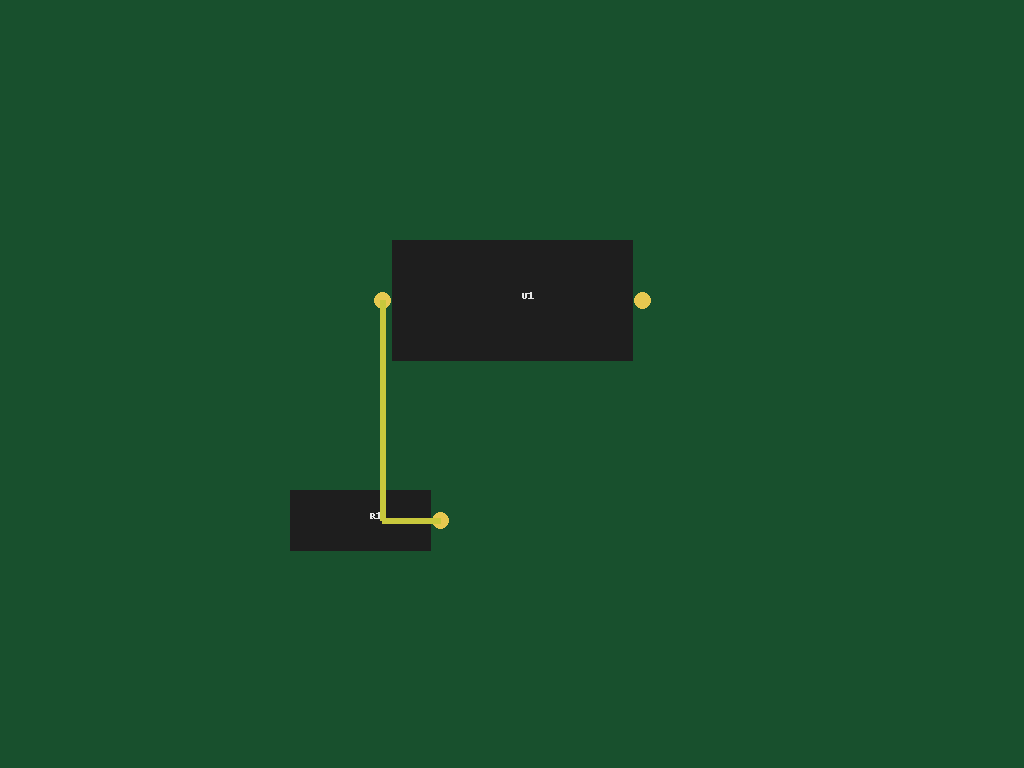
#> input picture docs/media/scene_v1.png, 1024 x 768 px, found by its file name
$ python try_import.py
#> lines starting #> are read from the running program, lines starting #| are printed output that depends on the picture; after the words box and inside, x2 and y2 are one past the last pixel; in counts of white or black regions, pixels touching at a corner belong together; long printed decimals are rounded
### src/pcb_partgraph/detect/pads.py

from typing import List, Dict, Tuple
import math
import numpy as np
from PIL import Image

PAD_COLOR = np.array([230, 200, 80], dtype=np.int16)
COLOR_TOL = 25      # per-channel tolerance
MIN_AREA  = 40      # min pixels in a blob to count

def _pad_mask(image_path: str) -> np.ndarray:

#> called with image_path = '../outputs/scene_v1.png'
    arr = np.asarray(Image.open(image_path).convert("RGB")).astype(np.int16)  # (H,W,3)
    diff = np.abs(arr - PAD_COLOR)                                            # (H,W,3)
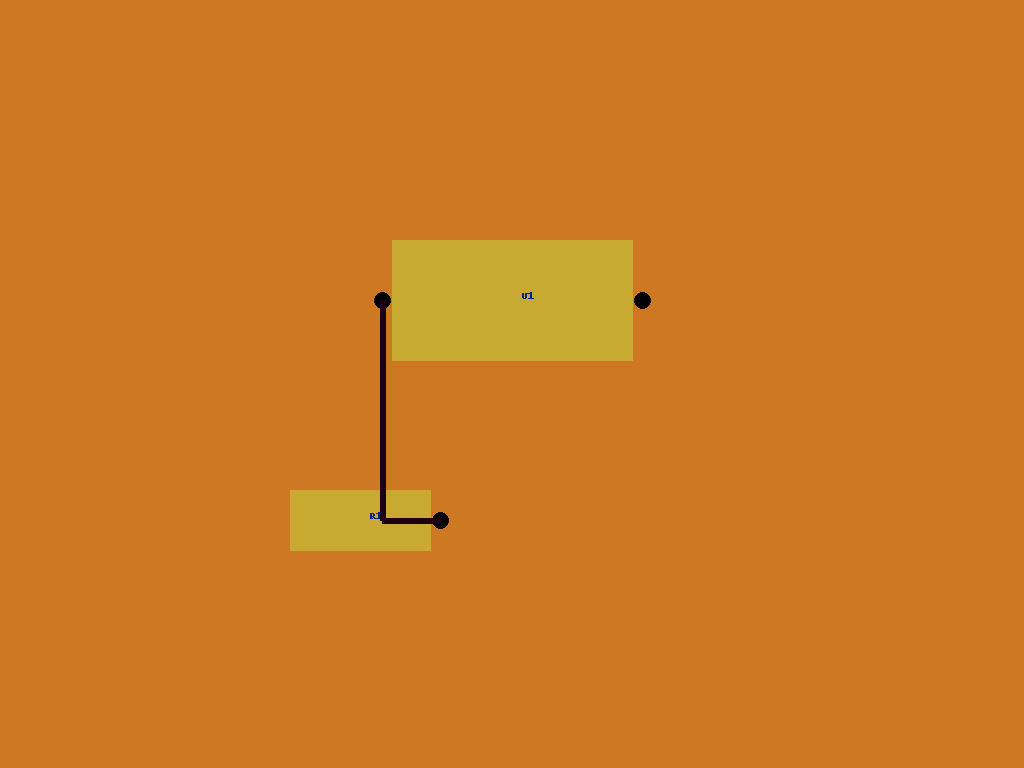
#> diff: shape (768, 1024, 3) int16; mean R, G, B 205.2, 122, 35.7
    return (diff.max(axis=2) <= COLOR_TOL)                                    # (H,W)
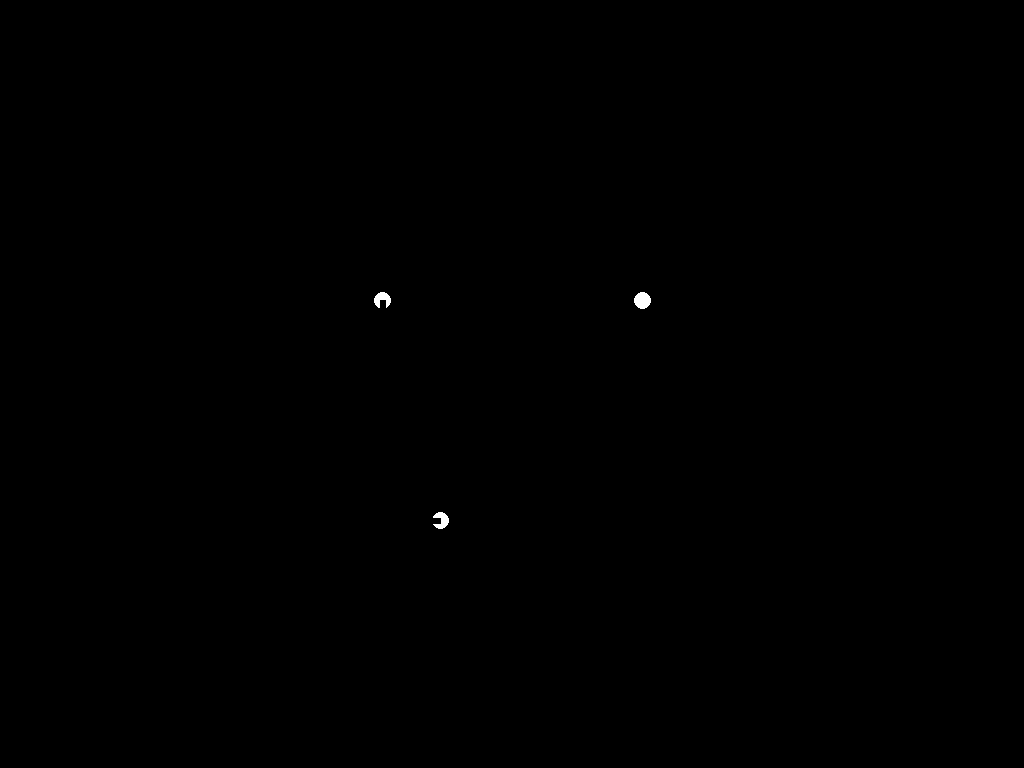
#> returned value: shape (768, 1024) bool; 0.07% white; 3 white regions, box (x1, y1, x2, y2) and area: (634, 292, 651, 309) 221, (374, 292, 391, 308) 168, (433, 512, 449, 529) 168

def _components(mask: np.ndarray) -> List[List[Tuple[int,int]]]:
    h, w = mask.shape
#> h = 768; w = 1024
    seen = np.zeros_like(mask, dtype=bool)
    comps: List[List[Tuple[int,int]]] = []
    for y in range(h):
        for x in range(w):
            if mask[y, x] and not seen[y, x]:
                stack = [(x, y)]
                seen[y, x] = True
                pixels: List[Tuple[int,int]] = []
                while stack:
                    cx, cy = stack.pop()
                    pixels.append((cx, cy))
                    for ny in (cy-1, cy, cy+1):
                        for nx in (cx-1, cx, cx+1):
                            if nx == cx and ny == cy:
                                continue
                            if 0 <= nx < w and 0 <= ny < h and mask[ny, nx] and not seen[ny, nx]:
                                seen[ny, nx] = True
                                stack.append((nx, ny))
                if len(pixels) >= MIN_AREA:
                    comps.append(pixels)
    return comps

def _centroid_and_radius(pixels: List[Tuple[int,int]]) -> Dict[str, float]:
    xs = np.fromiter((p[0] for p in pixels), dtype=np.float32)
    ys = np.fromiter((p[1] for p in pixels), dtype=np.float32)
    cx, cy = float(xs.mean()), float(ys.mean())
#> cx = 381.9; cy = 298.8
    r = float(math.sqrt(len(pixels) / math.pi))
    return {"x": cx, "y": cy, "r": r}

def detect_pads(image_path: str) -> List[Dict[str, float]]:
    mask = _pad_mask(image_path)
    return [_centroid_and_radius(pix) for pix in _components(mask)]

### src/pcb_partgraph/__init__.py
__version__ = "0.0.1"
def ping():
    return "ok"

### scripts/try_import.py
import pcb_partgraph
print(pcb_partgraph.ping())
from pcb_partgraph.detect import detect_pads
pads = detect_pads("../outputs/scene_v1.png")  # or your latest image path
#> pads = 3 items
print("pads found:", len(pads))
#| pads found: 3
print(pads)
#| [{'x': 381.857, 'y': 298.762, 'r': 7.313}, {'x': 642.0, 'y': 300.0, 'r': 8.387}, {'x': 441.238, 'y': 519.857, 'r': 7.313}]
